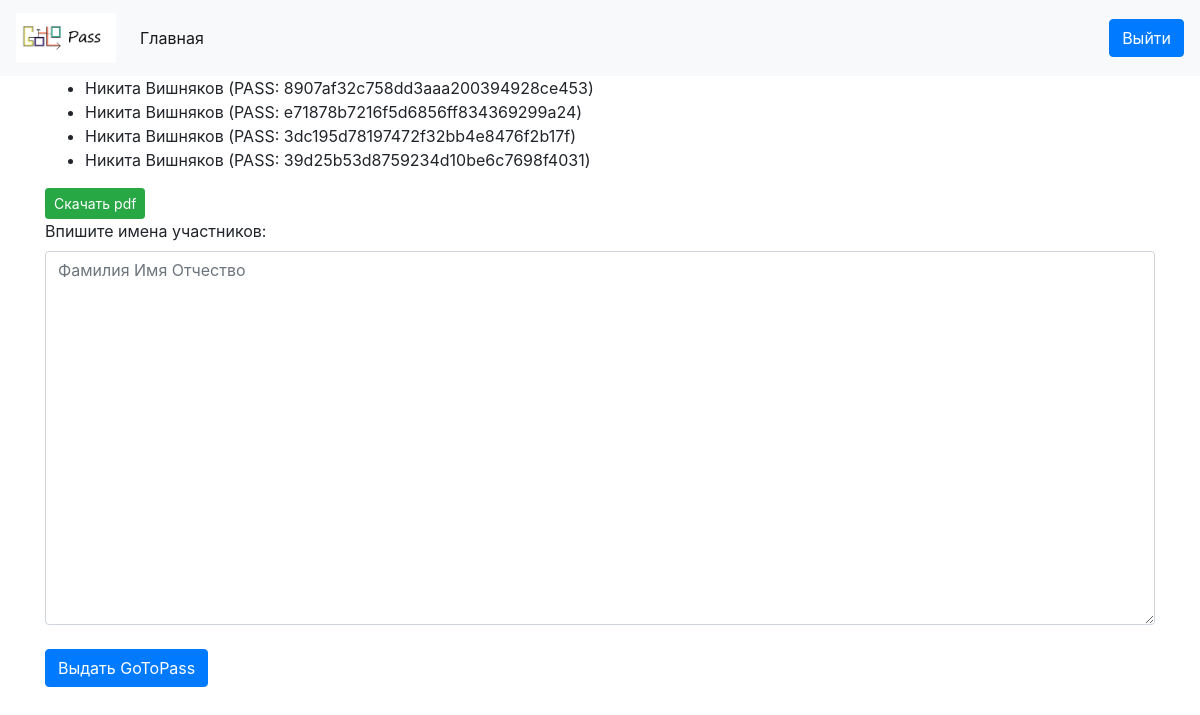
Page / (signed in) on the earlier database version.
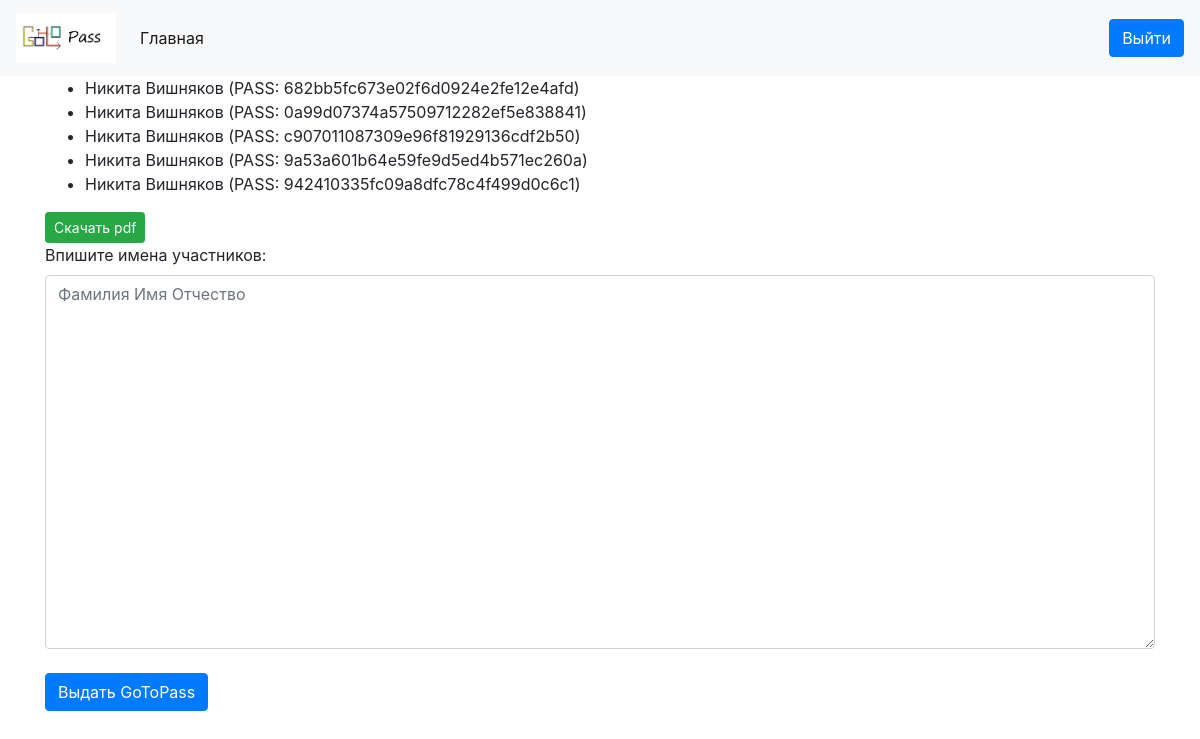
Same page on the later database version.
### Pass/models.py (models this page shows)
class Person(models.Model):
    name = models.TextField()
    surname = models.TextField()
    otchestvo = models.TextField()
    tg_id = models.TextField()
    pass_gen = models.TextField()

### Pass/views.py (the view, shortened to what this page needs)
# urls.py: path('', admink)
def admink(request):
    if request.user.is_authenticated:
        if request.method == 'GET':
            students = Person.objects.all()
            return render(request, 'admin.html', {'students': students})
    else:
        return redirect('/login')

### Pass/templates/admin.html (shortened to what this page needs)
{% extends 'base.html' %}
{% block content %}
<ul>
{% for student in students %}
    <li>{{ student.name }} {{ student.surname }} (PASS: {{ student.pass_gen }})</li>
{% endfor %}
</ul>
<a href="/pdf" class="btn btn-success btn-sm">Скачать pdf</a>
<div class="form-group">
<form method="post">
<label for textarea>Впишите имена участников:</label>
<textarea placeholder="Фамилия Имя Отчество" class="form-control" name="FirstLastname" rows="15" id="textarea"></textarea><br>
<input type="submit" name="submit" class="btn btn-primary" value="Выдать GoToPass" />
</form>
</div>
{% endblock %}

Differences in the rows shown:
removed Person: name "Никита", surname "Вишняков", pass_gen "8907af32c758dd3aaa200394928ce453"
removed Person: name "Никита", surname "Вишняков", pass_gen "e71878b7216f5d6856ff834369299a24"
removed Person: name "Никита", surname "Вишняков", pass_gen "3dc195d78197472f32bb4e8476f2b17f"
removed Person: name "Никита", surname "Вишняков", pass_gen "39d25b53d8759234d10be6c7698f4031"
added Person: name "Никита", surname "Вишняков", pass_gen "682bb5fc673e02f6d0924e2fe12e4afd"
added Person: name "Никита", surname "Вишняков", pass_gen "0a99d07374a57509712282ef5e838841"
added Person: name "Никита", surname "Вишняков", pass_gen "c907011087309e96f81929136cdf2b50"
added Person: name "Никита", surname "Вишняков", pass_gen "9a53a601b64e59fe9d5ed4b571ec260a"
added Person: name "Никита", surname "Вишняков", pass_gen "942410335fc09a8dfc78c4f499d0c6c1"
